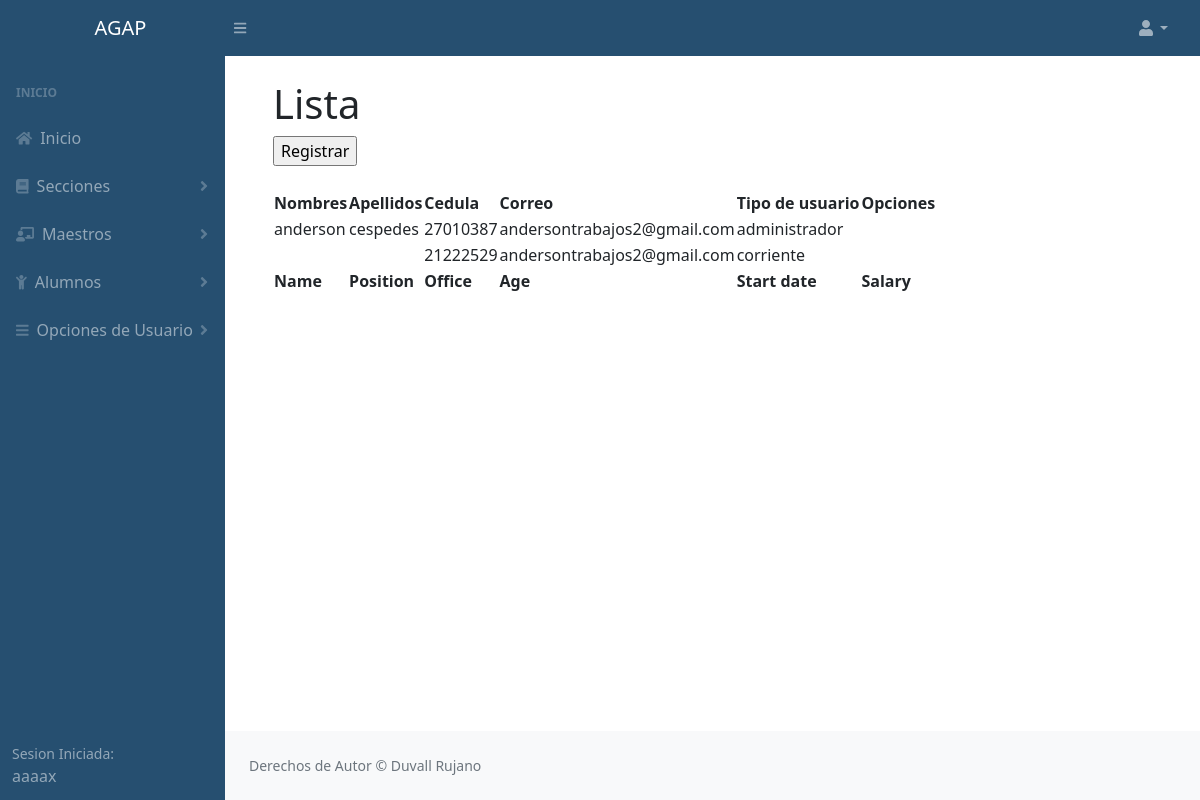
Screenshot of /solicitudes.php (signed in) with the database file from the repository.
### tables this page shows
CREATE TABLE `usuario` (
  `id` int(11) NOT NULL AUTO_INCREMENT,
  `nombres` varchar(62) NOT NULL,
  `apellidos` varchar(59) NOT NULL,
  `cedula` int(19) NOT NULL,
  `nacimiento` varchar(56) NOT NULL,
  `usuario` varchar(67) NOT NULL,
  `pass` varchar(78) NOT NULL,
  `correo` varchar(250) NOT NULL,
  `imagen_us` varchar(250) NOT NULL DEFAULT 'imagen/descarga.png' COMMENT 'adaqwad',
  `tipo_usu` varchar(100) NOT NULL DEFAULT 'corriente',
  `estado` varchar(100) NOT NULL DEFAULT 'desactvado',
  PRIMARY KEY (`id`),
  UNIQUE KEY `cedula` (`cedula`)
);

### php/users/conexion.php (called while the page is built, shortened)
<?php
	class conexion
	{
		private $host;
		private $user;
		private $password;
		private $database;
		function __construct(){
			$this->host 	= "localhost";
			$this->user 	= "root";
			$this->password = "";
			$this->database = "agap";
		}
		public function conectar(){
			$conexion = mysqli_connect($this->host, $this->user, $this->password, $this->database);
			return $conexion;
		}
	}
 ?>

### php/users/users.php (called while the page is built, shortened)
<?php
	include "conexion.php";
	class users
	{
		private $link;
		function __construct()
		{
			$this->conn  = new conexion();
			$this->link  = $this->conn->conectar();
		}
		public function getUser()
		{
			$query  = "SELECT * FROM usuario";
			$result = mysqli_query($this->link, $query);
			$data   = array();
			while ($data[] = mysqli_fetch_assoc($result));
			array_pop($data);
			return $data;
		}
	}
?>

### solicitudes.php (the view, shortened to what this page needs)
<?php
include "php/users/users.php";
        $user      = new users;
        $users     = $user->getUser();
?>
<!DOCTYPE html>
<html lang="en">
    <head>
        <link href="https://cdn.jsdelivr.net/npm/simple-datatables@latest/dist/style.css" rel="stylesheet" />
        <link href="css/styles.css" rel="stylesheet" />
    </head>
    <body class="sb-nav-fixed">
          <?php include "php/acceso.php"?>
                    <div class="container-fluid px-4">
                        <h1 class="mt-4">Lista</h1>
                        <ol class="breadcrumb mb-4">
<div> <input type="button" onclick="location='registro_alumno.php'" value="Registrar"> </div>
                        </ol>
                                <table id="datatablesSimple">
                                    <thead>
                                        <tr>
                                            <th>Nombres</th>
                                            <th>Apellidos</th>
                                            <th>Cedula</th>
                                            <th>Correo</th>
                                            <th>Tipo de usuario</th>
                                            <th>Opciones</th>
                                        </tr>
                                    </thead>
                                    <tfoot>
                                        <tr>
                                            <th>Name</th>
                                            <th>Position</th>
                                            <th>Office</th>
                                            <th>Age</th>
                                            <th>Start date</th>
                                            <th>Salary</th>
                                        </tr>
                                    </tfoot>
                                    <tbody>
                         <?php
                    if (count($users)>0) {
                        foreach ($users as $column => $value) {
                ?>
                                        <tr>
                                            <td><?php echo $value['nombres'];?></td>
                                            <td><?php echo $value['apellidos'];?></td>
                                            <td><?php echo $value['cedula'];?></td>
                                            <td><?php echo $value['correo'];?></td>
                                            <td><?php echo $value['tipo_usu'];?></td>
                                            <td></td>
                                        </tr>
                                <?php }  ?>
                                 <?php }  ?>
                                    </tbody>
                                </table>
                </main>
                <footer class="py-4 bg-light mt-auto">
                    <div class="container-fluid px-4">
                        <div class="d-flex align-items-center justify-content-between small">
                            <div class="text-muted">Derechos de Autor &copy; Duvall Rujano</div>
                        </div>
                    </div>
                </footer>
            </div>
        </div>
    </body>
</html>

### rows the page displays
usuario: nombres "anderson", apellidos "cespedes", cedula "27010387", correo "andersontrabajos2@gmail.com", tipo_usu "administrador"
usuario: cedula "21222529", correo "andersontrabajos2@gmail.com", tipo_usu "corriente"

### other values shown
$_SESSION['usuario'] "aaaax"
